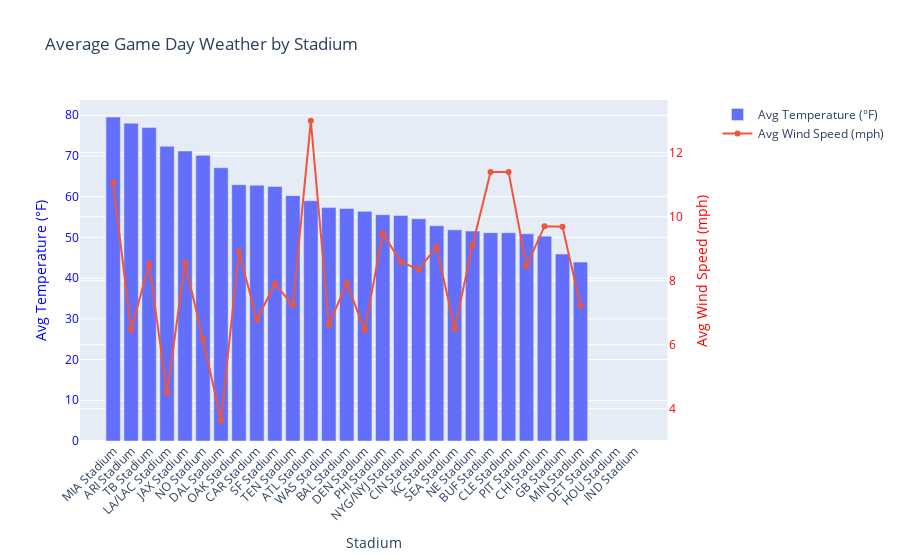

The notebook cell this image was saved under:
### Markdown cell above
## VEFSÍÐA

As a fan, whether you're watching a game from your living room or you're cheering in the stands, knowing the weather conditions can motivate you when choosing what team you would want to travel for. Think of it like this, do you want to travel to go see your new team play a game on their home stadium? Then perhaps the average weather conditions influence you in where you would travel. The graph below shows us the average wind speed as well as the average temperature for each home team stadium.

### Code cell
import plotly.graph_objects as go
from plotly.subplots import make_subplots
stadium_weather = result.groupby('stadium_name').agg({
    'temp': 'mean',
    'wind': 'mean'
}).sort_values(by='temp', ascending=False)
stadium_weather=stadium_weather.reset_index()

# Create figure with secondary y-axis
fig = make_subplots(specs=[[{"secondary_y": True}]])

# Add traces
fig.add_trace(
    go.Bar(x=stadium_weather['stadium_name'], y=stadium_weather['temp'], name='Avg Temperature (°F)'),
    secondary_y=False,
)

fig.add_trace(
    go.Scatter(x=stadium_weather['stadium_name'], y=stadium_weather['wind'], name='Avg Wind Speed (mph)', mode='lines+markers'),
    secondary_y=True,
)

# Add figure title
fig.update_layout(
    title_text='Average Game Day Weather by Stadium'
)

# Set x-axis title
fig.update_xaxes(title_text='Stadium')

# Set y-axes titles
fig.update_yaxes(title_text='Avg Temperature (°F)', secondary_y=False, color='blue')
fig.update_yaxes(title_text='Avg Wind Speed (mph)', secondary_y=True, color='red')

# Rotate x-axis labels
fig.update_layout(xaxis_tickangle=-45)

# Show plot
fig.show()

### Figure 1 — Plotly figure (JSON) as saved in the notebook; plotly's stock layout.template omitted (floating-point values rounded to 4 significant figures)
{"data": [{"name": "Avg Temperature (°F)", "type": "bar", "x": ["MIA Stadium", "ARI Stadium", "TB Stadium", "LA/LAC Stadium", "JAX Stadium", "NO Stadium", "DAL Stadium", "OAK Stadium", "CAR Stadium", "SF Stadium", "TEN Stadium", "ATL Stadium", "WAS Stadium", "BAL Stadium", "DEN Stadium", "PHI Stadium", "NYG/NYJ Stadium", "CIN Stadium", "KC Stadium", "SEA Stadium", "NE Stadium", "BUF Stadium", "CLE Stadium", "PIT Stadium", "CHI Stadium", "GB Stadium", "MIN Stadium", "DET Stadium", "HOU Stadium", "IND Stadium"], "xaxis": "x", "y": [79.57, 78.06, 76.99, 72.36, 71.23, 70.17, 67.11, 62.95, 62.81, 62.52, 60.26, 59, 57.33, 57.11, 56.4, 55.59, 55.38, 54.57, 52.85, 51.86, 51.56, 51.17, 51.15, 50.89, 50.31, 45.93, 43.94, null, null, null], "yaxis": "y"}, {"mode": "lines+markers", "name": "Avg Wind Speed (mph)", "type": "scatter", "x": ["MIA Stadium", "ARI Stadium", "TB Stadium", "LA/LAC Stadium", "JAX Stadium", "NO Stadium", "DAL Stadium", "OAK Stadium", "CAR Stadium", "SF Stadium", "TEN Stadium", "ATL Stadium", "WAS Stadium", "BAL Stadium", "DEN Stadium", "PHI Stadium", "NYG/NYJ Stadium", "CIN Stadium", "KC Stadium", "SEA Stadium", "NE Stadium", "BUF Stadium", "CLE Stadium", "PIT Stadium", "CHI Stadium", "GB Stadium", "MIN Stadium", "DET Stadium", "HOU Stadium", "IND Stadium"], "xaxis": "x", "y": [11.06, 6.458, 8.525, 4.491, 8.56, 6.167, 3.639, 8.906, 6.787, 7.894, 7.237, 13, 6.631, 7.919, 6.456, 9.488, 8.584, 8.356, 9.057, 6.494, 9.119, 11.4, 11.4, 8.456, 9.706, 9.688, 7.222, null, null, null], "yaxis": "y2"}], "layout": {"title": {"text": "Average Game Day Weather by Stadium"}, "xaxis": {"anchor": "y", "domain": [0, 0.94], "tickangle": -45, "title": {"text": "Stadium"}}, "yaxis": {"anchor": "x", "color": "blue", "domain": [0, 1], "title": {"text": "Avg Temperature (°F)"}}, "yaxis2": {"anchor": "x", "color": "red", "overlaying": "y", "side": "right", "title": {"text": "Avg Wind Speed (mph)"}}}}
